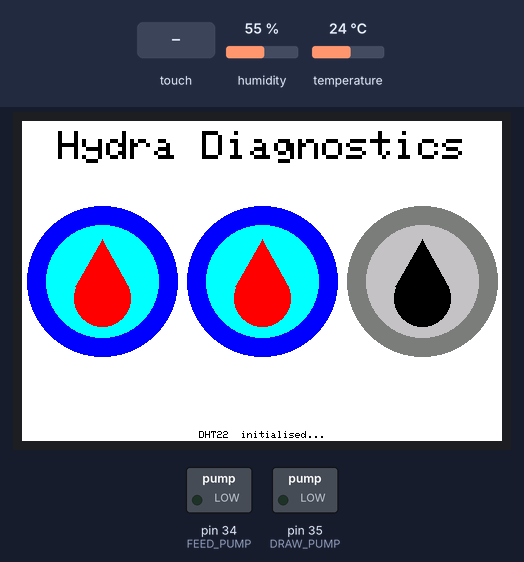
Recording of a sketch running on a simulated Arduino Mega 2560, built with avr-gcc and run on an emulated ATmega2560. Parts: 480×320 colour display, switched loads named in the sketch (green lamp = pin HIGH). The test bench sets the inputs (shaded band); at power-on: humidity 55 %, temperature 24 °C. Storage starts empty; pins used as bus, display or sensor lines are not drawn; what the sketch prints to the serial monitor is not drawn.

Above: at 3.5 s.
At 11.9 s:
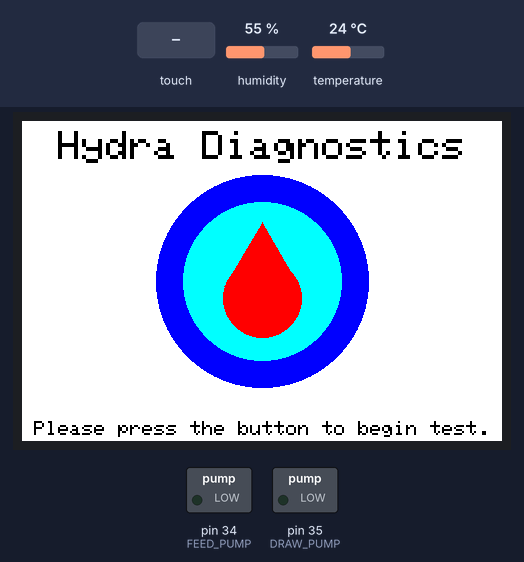
12.0 s: touch panel pressed at 38 % / 30 % of its raw x / y range
At 13.4 s:
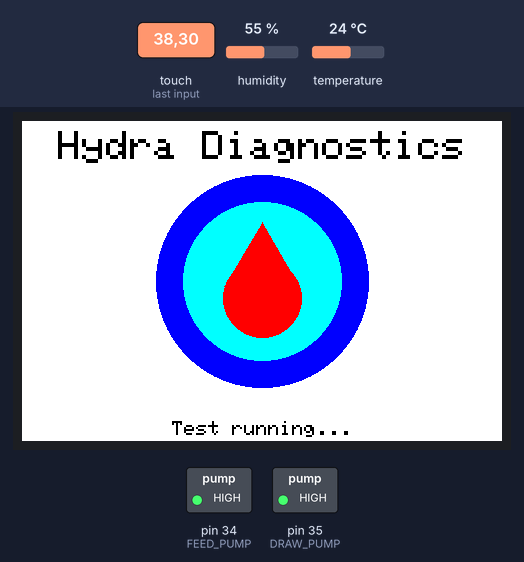
Timing chart, 0 to 15.0 s (numbered marks = the images above; inputs shaded):
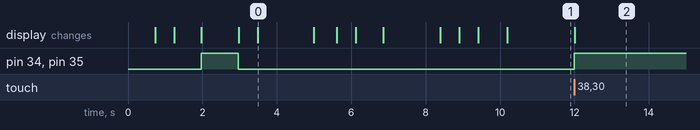

Measured:
- after the input at 12.0 s, pin 34 (FEED_PUMP), pin 35 (DRAW_PUMP): LOW → HIGH at once; the display: changes at once (image 2)
- what the display in image 0 shows lasts 1.5 s, from 3.5 s to 5.0 s

The sketch:

hydra_control.ino
```cpp
#include <SPI.h>
#include <SD.h>
#include <DHT.h>
#include <LCDWIKI_GUI.h>
#include <LCDWIKI_KBV.h>
#include <TouchScreen.h>
#include <EEPROM.h>

#define BLACK   0x0000
#define BLUE    0x001F
#define RED     0xF800
#define CYAN    0x07FF
#define WHITE   0xFFFF
#define LIGHTGREY    0xC618
#define DARKGREY     0x7BEF

#define FEED_PUMP   34
#define DRAW_PUMP   35
#define TEMPSENSORPIN 37
#define DHTTYPE DHT22
#define YP A3
#define XM A2
#define YM 9
#define XP 8

#define TS_MINX 906
#define TS_MAXX 116

#define TS_MINY 92
#define TS_MAXY 952

#define MINPRESSURE 10
#define MAXPRESSURE 1000

#define EQUILIBRIUM 10
#define RESET 26
#define INIT_ROUND 1
#define MAX_READINGS 1000


LCDWIKI_KBV my_lcd(ILI9486, A3, A2, A1, A0, A4);
TouchScreen ts = TouchScreen(XP, YP, XM, YM, 300);
DHT dht(TEMPSENSORPIN, DHTTYPE);
File sensorData;

const int CSpin = 53;
String data_string = "";
float data_array[MAX_READINGS] = {};
String setting = "";
float prev = 0.00;
float temp = 0.00;
int j = 0;
int run_count;
int e = 0;
float ec_f = 0.00;
uint16_t s_height = my_lcd.Get_Display_Width();
uint16_t s_width = my_lcd.Get_Display_Height();
uint8_t text_size_title = 4;
uint16_t y_gap_load = 10;
String inputstring = "";
String sensorstring = "";
String filename = "";
boolean input_string_complete = false;
boolean sensor_string_complete = false;
boolean test_running = false;


//////////////////////////////////////////////////////////////////////////////////////////////////
//////////////////////////////////////////////////////////////////////////////////////////////////
//////////////////////////////////////////////////////////////////////////////////////////////////
////////////////////////////////////////////////////////////////////////////////
//DISPLAY FUNCTIONS//
//////////////////////////////////////////////////////////////////////////////////////////////////
//////////////////////////////////////////////////////////////////////////////////////////////////
//////////////////////////////////////////////////////////////////////////////////////////////////
void loadScreenChoice(int progress) {
  switch (progress) {
    case 1:
      loadScreens(BLUE, CYAN, RED, DARKGREY, LIGHTGREY, BLACK, DARKGREY, LIGHTGREY, BLACK );
      break;
    case 2:
      loadScreens(BLUE, CYAN, RED, BLUE, CYAN, RED, DARKGREY, LIGHTGREY, BLACK );
      break;
    case 3:
      loadScreens(BLUE, CYAN, RED, BLUE, CYAN, RED, BLUE, CYAN, RED);
      break;
    default:
      break;
  }
}
void loadScreens(uint16_t c1, uint16_t c2, uint16_t c3, uint16_t c4, uint16_t c5, uint16_t c6 , uint16_t c7, uint16_t c8, uint16_t c9 ) {
  drawLogo(s_width / 6, s_height / 2, s_height / 4.25, c1, c2, c3);
  drawLogo(s_width / 2, s_height / 2, s_height / 4.25, c4, c5, c6);
  drawLogo(5 * s_width / 6, s_height / 2, s_height / 4.25, c7, c8, c9);
}

void drawLogo(uint16_t centre_x, uint16_t centre_y, uint16_t circ_rad, uint16_t outer_colour , uint16_t inner_colour, uint16_t drop_colour) {
  my_lcd.Set_Draw_color(outer_colour);
  my_lcd.Fill_Circle(centre_x, centre_y, circ_rad);

  my_lcd.Set_Draw_color(inner_colour);
  my_lcd.Fill_Circle(centre_x, centre_y, circ_rad * 0.75);

  my_lcd.Set_Draw_color(drop_colour);
  my_lcd.Fill_Circle(centre_x, centre_y * 1.111, circ_rad * 0.375);
  my_lcd.Fill_Triangle(centre_x - circ_rad * 0.35625, centre_y * 1.036, centre_x, centre_y - circ_rad * 0.55, centre_x + circ_rad * 0.35625, centre_y * 1.036);
  Serial.println("Logo Drawn");


}
void bottomText(String mess, uint8_t text_size, uint16_t x, uint16_t y) {
  my_lcd.Set_Text_colour(BLACK);
  my_lcd.Set_Text_Size(text_size);
  my_lcd.Set_Text_Mode(0);
  my_lcd.Set_Text_Back_colour(WHITE);
  my_lcd.Print_String(mess, x, y );
  Serial.print("Message: ");
  Serial.println(mess);
  delay(500);


}
void titleText(String title) {
  my_lcd.Set_Text_colour(BLACK);
  my_lcd.Set_Text_Size(text_size_title);
  my_lcd.Set_Text_Mode(1);
  my_lcd.Print_String(title, CENTER, y_gap_load);
}
void mainScreen(void) {
  titleText("Hydra Diagnostics");
  drawLogo(s_width / 2, s_height / 2, s_height / 3, BLUE, CYAN, RED);
  Serial.println("Main Screen");

}

boolean is_pressed(int16_t x1, int16_t y1, int16_t x2, int16_t y2, int16_t px, int16_t py)
{
  if ((px > x1 && px < x2) && (py > y1 && py < y2))
  {
    Serial.println("Pressed");
    return true;
  }
  else
  {
    return false;
  }
}

//////////////////////////////////////////////////////////////////////////////////////////////////
//////////////////////////////////////////////////////////////////////////////////////////////////
//////////////////////////////////////////////////////////////////////////////////////////////////
////////////////////////////////////////////////////////////////////////////////
//SETUP FUNCTIONS//
//////////////////////////////////////////////////////////////////////////////////////////////////
//////////////////////////////////////////////////////////////////////////////////////////////////
//////////////////////////////////////////////////////////////////////////////////////////////////

void runCounter() {
  run_count = EEPROM.read(0);
  if (run_count == 255) {
    run_count = INIT_ROUND;
  }
}

void reset() {
  digitalWrite(RESET, HIGH);
  delay(200);
  pinMode(RESET, OUTPUT);
}

void screenSetup() {
  my_lcd.Init_LCD();
  Serial.println(my_lcd.Read_ID(), HEX);
  my_lcd.Fill_Screen(WHITE);
  my_lcd.Set_Rotation(1);
  titleText("Hydra Diagnostics");
  loadScreenChoice(1);
  bottomText(" LCD screen initialised... ", 1, CENTER, s_height - y_gap_load);
  Serial.println("Screen");
}
void pinSetup() {
  pinMode(FEED_PUMP , OUTPUT);
  pinMode(DRAW_PUMP , OUTPUT);
  pinMode(XM, OUTPUT);
  pinMode(YP, OUTPUT);
  pinMode(TEMPSENSORPIN, INPUT);
  pinMode(CSpin, OUTPUT);
  Serial.println("Pins");
  bottomText("    Pins initialised...    ", 1, CENTER, s_height - y_gap_load);

}
void motorSetup() {
  loadScreenChoice(2);
  digitalWrite(FEED_PUMP , HIGH);
  digitalWrite(DRAW_PUMP , HIGH);
  delay(1000);
  digitalWrite(FEED_PUMP , LOW);
  digitalWrite(DRAW_PUMP , LOW);
  bottomText("   Motors initialised...   ", 1, CENTER, s_height - y_gap_load);
  Serial.println("Motors");
}
void tempSensorSetup() {

  dht.begin();
  bottomText("   DHT22  initialised...   ", 1, CENTER, s_height - y_gap_load);
  delay(1000);
  bottomText("                                           ", 1, CENTER, s_height - y_gap_load);
  delay(100);
  temp = dht.readTemperature();
  setting = "Current Temperature is: " + String(temp) + " Celsius";
  bottomText(setting, 1, CENTER, s_height - y_gap_load);
  bottomText("                                           ", 1, CENTER, s_height - y_gap_load);
  Serial.println(setting);

}
void ecSetup() {
  loadScreenChoice(3);
  inputstring.reserve(10);
  sensorstring.reserve(30);
  command("C,1");
  bottomText("                                           ", 1, CENTER, s_height - y_gap_load);
  delay(1000);
  Serial.println("EC");
}

String fileSetup(int test_no) {
  filename = "Test_" + String(test_no) + ".csv";
  return filename;
}
void sdSetup() {
  if (!SD.begin(CSpin)) {
    bottomText("Card failed, or not present", 1, CENTER, s_height - y_gap_load);


  }
  else {
    bottomText("  SD card initialised...   ", 1, CENTER, s_height - y_gap_load);


  }
}

//////////////////////////////////////////////////////////////////////////////////////////////////
//////////////////////////////////////////////////////////////////////////////////////////////////
//////////////////////////////////////////////////////////////////////////////////////////////////
//////////////////////////////////////////////////////////////////////////////////////////////////
//DATA COLLECTION FUNCTIONS//
//////////////////////////////////////////////////////////////////////////////////////////////////
//////////////////////////////////////////////////////////////////////////////////////////////////
//////////////////////////////////////////////////////////////////////////////////////////////////

void command(String cmd) {
  inputstring = cmd;
  Serial.print("Command: ");
  Serial.println(cmd);
  Serial3.print(inputstring);
  Serial3.print('\r');
  inputstring = "";


}

float ecData(void) {

  char sensorstring_array[30];
  char *EC;


  sensorstring.toCharArray(sensorstring_array, 30);
  EC = strtok(sensorstring_array, ",");


  Serial.print("EC:");
  Serial.println(EC);

  ec_f = atof(EC);
  return ec_f;


}

void setTemp() {
  temp = dht.readTemperature();
  setting = "T," + String(temp);
  serialEvent3();
  command(setting);
  Serial.println("Temperature");

}

void serialEvent() {
  inputstring = Serial.readStringUntil(13);
  input_string_complete = true;
}


void serialEvent3() {
  sensorstring = Serial3.readStringUntil(13);
  sensor_string_complete = true;
}

void saveData(String filename) {
  int i;
  for (i = 0; i < j ; i++) {
    data_string = String(i) + "," + String(data_array[i]);
    sensorData = SD.open(filename, FILE_WRITE);
    if (sensorData) {
      sensorData.println(data_string);
      Serial.println(data_string);
      sensorData.close(); // close the file
    }
  }

}

void equilCheck(int j) {
  Serial.println("Equilibium Check");
  float diff = (data_array[j] - prev);
  Serial.print("DIFF: ");
  Serial.println(diff);
  if (abs(diff) < EQUILIBRIUM && e >= 10 ) {
    test_running = false;
    digitalWrite(FEED_PUMP , LOW);
    digitalWrite(DRAW_PUMP , LOW);
  }
  else if (abs(diff) < EQUILIBRIUM && e < 10) {
    e++;
    Serial.println(e);
    test_running = true;
  }
  else if (abs(diff) > EQUILIBRIUM && e < 10) {
    e = 0;
    Serial.println(e);
    test_running = true;
  }


  prev = data_array[j];


}

//////////////////////////////////////////////////////////////////////////////////////////////////
//////////////////////////////////////////////////////////////////////////////////////////////////


void setup() {
  reset();
  Serial.begin(9600);
  Serial3.begin(9600);
  screenSetup();
  pinSetup();
  runCounter();
  motorSetup();
  tempSensorSetup();
  ecSetup();
  filename = fileSetup(run_count);
  sdSetup();

  bottomText("        Loading....        ", 1, CENTER, s_height - y_gap_load);
  bottomText("                           ", 1, CENTER, s_height - y_gap_load);
  my_lcd.Fill_Screen(WHITE);
  mainScreen();
  bottomText("Please press the button to begin test.", 2, CENTER, s_height - 2 * y_gap_load);
}


//////////////////////////////////////////////////////////////////////////////////////////////////
//////////////////////////////////////////////////////////////////////////////////////////////////
//////////////////////////////////////////////////////////////////////////////////////////////////


void loop() {

  digitalWrite(13, HIGH);
  TSPoint p = ts.getPoint();
  digitalWrite(13, LOW);
  if (p.z > MINPRESSURE && p.z < MAXPRESSURE)
  {
    p.x = map(p.x, TS_MINX, TS_MAXX, my_lcd.Get_Display_Width(), 0);
    p.y = map(p.y, TS_MINY, TS_MAXY, my_lcd.Get_Display_Height(), 0);
  }

  if (is_pressed(s_width / 2 - s_height / 3, s_height / 2 - s_height / 3, s_width / 2 + s_height / 3, s_height / 2 + s_height / 3, p.x, p.y)) {
    digitalWrite(FEED_PUMP , HIGH);
    digitalWrite(DRAW_PUMP , HIGH);
    test_running = true;
    bottomText("            Test running...            ", 2, CENTER, s_height - 2 * y_gap_load);
    serialEvent3();
    setTemp();
    while (test_running == true) {
      serialEvent3();
      if (sensor_string_complete == true) {
        if (isdigit(sensorstring[0]) == false) {
          Serial.println(sensorstring);
        }
        else {
          Serial.println("Fetching EC");
          data_array[j] = ecData();
          Serial.println(data_array[j]);
          equilCheck(j);
          j++;


        }
      }
      sensorstring = "";
      sensor_string_complete = false;
    }
    saveData(filename);
    sensorData.close();
    delay(1000);
    bottomText("            Saving data...            ", 2, CENTER, s_height - 2 * y_gap_load);
    delay(1000);
    Serial.println(run_count);
    run_count++;
    EEPROM.update(0, run_count);
    delay(1000);
    digitalWrite(RESET, LOW);


  }
}

//////////////////////////////////////////////////////////////////////////////////////////////////
//////////////////////////////////////////////////////////////////////////////////////////////////
//////////////////////////////////////////////////////////////////////////////////////////////////
```
